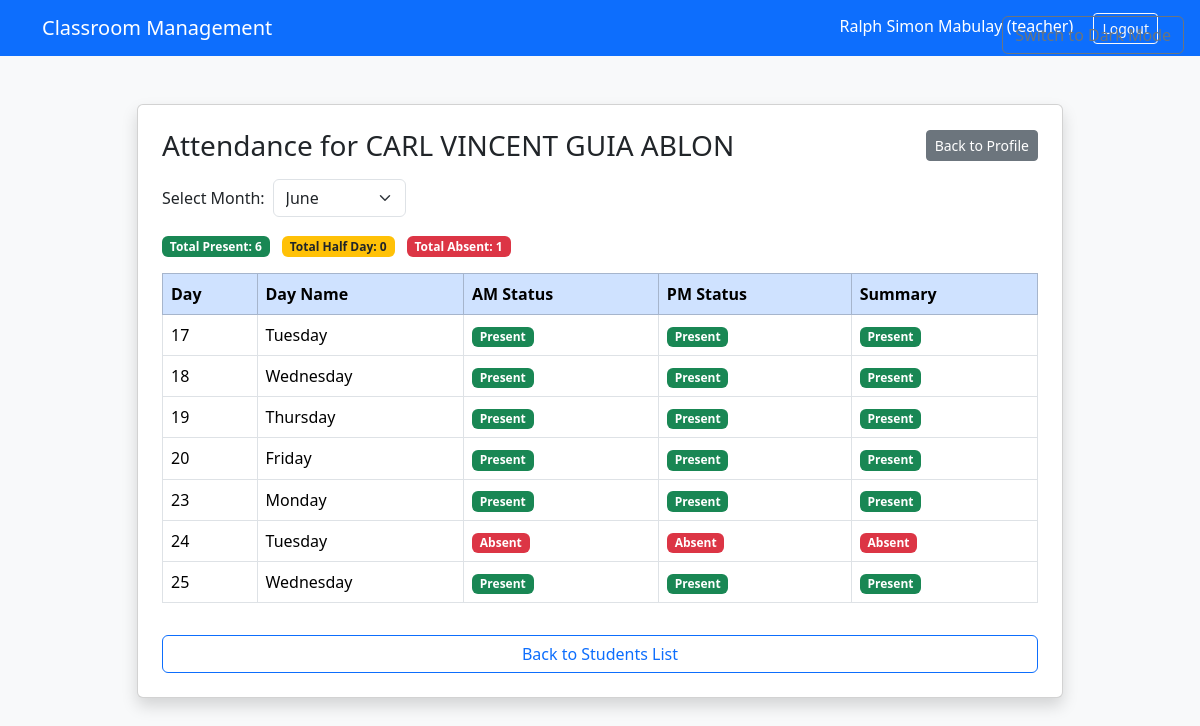
/student_attendance.php?lrn=847193650214 (signed in), run on the app's committed database.
### tables this page shows
CREATE TABLE `tbl_students` (
  `id` int(11) NOT NULL AUTO_INCREMENT,
  `lrn` varchar(12) NOT NULL,
  `first_name` varchar(50) NOT NULL,
  `last_name` varchar(50) NOT NULL,
  `birthdate` date NOT NULL,
  `gender` enum('Male','Female') NOT NULL,
  `address` varchar(255) DEFAULT NULL,
  `grade_level` varchar(10) DEFAULT NULL,
  `section` varchar(50) DEFAULT NULL,
  `contact_number` varchar(20) DEFAULT NULL,
  `guardian_name` varchar(100) DEFAULT NULL,
  `profile_picture` varchar(255) DEFAULT NULL,
  PRIMARY KEY (`id`),
  UNIQUE KEY `lrn` (`lrn`)
);

CREATE TABLE `tbl_attendance_raw` (
  `id` int(11) NOT NULL AUTO_INCREMENT,
  `student_id` int(11) NOT NULL,
  `school_year` varchar(9) NOT NULL,
  `month` varchar(15) NOT NULL,
  `day` int(11) NOT NULL,
  `day_name` enum('Monday','Tuesday','Wednesday','Thursday','Friday') NOT NULL,
  `am_status` enum('Present','Absent') DEFAULT 'Absent',
  `pm_status` enum('Present','Absent') DEFAULT 'Absent',
  `is_tardy` tinyint(1) DEFAULT 0,
  `date_recorded` datetime DEFAULT current_timestamp(),
  PRIMARY KEY (`id`),
  KEY `student_id` (`student_id`),
  CONSTRAINT `tbl_attendance_raw_ibfk_1` FOREIGN KEY (`student_id`) REFERENCES `tbl_students` (`id`)
);

### student_attendance.php (the view, shortened to what this page needs)
<?php
require 'db_connect.php';
$student_lrn = isset($_GET['lrn']) ? $_GET['lrn'] : '';
$month = isset($_GET['month']) ? $_GET['month'] : date('F');
$stmt = $pdo->prepare("SELECT * FROM tbl_students WHERE lrn = ?");
$stmt->execute([$student_lrn]);
$student = $stmt->fetch();
$stmt = $pdo->prepare("SELECT day, day_name, am_status, pm_status FROM tbl_attendance_raw WHERE student_id = ? AND month = ? ORDER BY day ASC");
$stmt->execute([$student['id'], $month]);
$attendance = $stmt->fetchAll();
$total_present = 0;
$total_halfday = 0;
$total_absent = 0;
foreach ($attendance as $row) {
    if ($row['am_status'] === 'Present' && $row['pm_status'] === 'Present') {
        $total_present++;
    } elseif (
        ($row['am_status'] === 'Absent' && $row['pm_status'] === 'Present') ||
        ($row['am_status'] === 'Present' && $row['pm_status'] === 'Absent')
    ) {
        $total_halfday++;
    } elseif ($row['am_status'] === 'Absent' && $row['pm_status'] === 'Absent') {
        $total_absent++;
    }
}
$months = [
    'June', 'July', 'August', 'September', 'October', 'November',
    'December', 'January', 'February', 'March', 'April'
];
?>
<!DOCTYPE html>
<html>
<head>
    <link href="https://cdn.jsdelivr.net/npm/bootstrap@5.3.3/dist/css/bootstrap.min.css" rel="stylesheet">
</head>
<body class="bg-light">
    <nav class="navbar navbar-expand-lg navbar-dark bg-primary">
        <div class="container">
            <a class="navbar-brand" href="index.php">Classroom Management</a>
            <div class="ms-auto">
                <span class="navbar-text text-white me-3">
                    <?= htmlspecialchars($_SESSION['full_name']) ?> (<?= htmlspecialchars($_SESSION['role']) ?>)
                </span>
                <a href="logout.php" class="btn btn-outline-light btn-sm">Logout</a>
            </div>
        </div>
    </nav>
    <div class="container py-5">
        <div class="row justify-content-center">
            <div class="col-lg-10">
                <div class="card shadow p-4">
                    <div class="d-flex justify-content-between align-items-center mb-3">
                        <h3 class="mb-0">Attendance for <?= htmlspecialchars($student['first_name'] . ' ' . $student['last_name']) ?></h3>
                        <div>
                            <a href="student_profile.php?lrn=<?= urlencode($student['lrn']) ?>" class="btn btn-secondary btn-sm">Back to Profile</a>
                        </div>
                    </div>
                    <form method="get" class="mb-3">
                        <div class="row g-2 align-items-center">
                            <div class="col-auto">
                                <label for="month" class="col-form-label">Select Month:</label>
                            </div>
                            <div class="col-auto">
                                <select name="month" id="month" class="form-select" onchange="this.form.submit()">
                                    <?php foreach ($months as $m): ?>
                                        <option value="<?= $m ?>" <?= $month === $m ? 'selected' : '' ?>><?= $m ?></option>
                                    <?php endforeach; ?>
                                </select>
                            </div>
                        </div>
                    </form>
                    <div class="table-responsive">
                        <div class="mb-3">
                            <span class="badge bg-success me-2">Total Present: <?= $total_present ?></span>
                            <span class="badge bg-warning text-dark me-2">Total Half Day: <?= $total_halfday ?></span>
                            <span class="badge bg-danger">Total Absent: <?= $total_absent ?></span>
                        </div>
                        <table class="table table-bordered table-hover align-middle">
                            <thead class="table-primary">
                                <tr>
                                    <th>Day</th>
                                    <th>Day Name</th>
                                    <th>AM Status</th>
                                    <th>PM Status</th>
                                    <th>Summary</th>
                                </tr>
                            </thead>
                            <tbody>
                                <?php if (count($attendance) > 0): ?>
                                    <?php foreach ($attendance as $row): ?>
                                        <tr>
                                            <td><?= htmlspecialchars($row['day']) ?></td>
                                            <td><?= htmlspecialchars($row['day_name']) ?></td>
                                            <td>
                                                <span class="badge bg-<?= $row['am_status'] === 'Present' ? 'success' : ($row['am_status'] === 'Tardy' ? 'warning text-dark' : 'danger') ?>">
                                                    <?= htmlspecialchars($row['am_status']) ?>
                                                </span>
                                            </td>
                                            <td>
                                                <span class="badge bg-<?= $row['pm_status'] === 'Present' ? 'success' : ($row['pm_status'] === 'Tardy' ? 'warning text-dark' : 'danger') ?>">
                                                    <?= htmlspecialchars($row['pm_status']) ?>
                                                </span>
                                            </td>
                                            <td>
                                                <?php
                                                if ($row['am_status'] === 'Present' && $row['pm_status'] === 'Present') {
                                                    echo '<span class="badge bg-success">Present</span>';
                                                } elseif (
                                                    ($row['am_status'] === 'Absent' && $row['pm_status'] === 'Present') ||
                                                    ($row['am_status'] === 'Present' && $row['pm_status'] === 'Absent')
                                                ) {
                                                    echo '<span class="badge bg-warning text-dark">Half Day</span>';
                                                } elseif ($row['am_status'] === 'Absent' && $row['pm_status'] === 'Absent') {
                                                    echo '<span class="badge bg-danger">Absent</span>';
                                                } else {
                                                    echo '<span class="badge bg-secondary">N/A</span>';
                                                }
                                                ?>
                                            </td>
                                        </tr>
                                    <?php endforeach; ?>
                                <?php else: ?>
                                    <tr>
                                        <td colspan="5" class="text-center">No attendance records found for this month.</td>
                                    </tr>
                                <?php endif; ?>
                            </tbody>
                        </table>
                    </div>
                    <a href="students.php" class="btn btn-outline-primary mt-3">Back to Students List</a>
                </div>
            </div>
        </div>
    </div>
    <button id="theme-toggle" class="btn btn-outline-secondary position-fixed" style="top: 1rem; right: 1rem; z-index: 1050;">
    </button>
</body>
</html>

### data on the page
tbl_students: first_name+last_name "CARL VINCENT GUIA ABLON"
tbl_attendance_raw: day "17", day_name "Tuesday", am_status "Present", pm_status "Present"
tbl_attendance_raw: day "18", day_name "Wednesday", am_status "Present", pm_status "Present"
tbl_attendance_raw: day "19", day_name "Thursday", am_status "Present", pm_status "Present"
tbl_attendance_raw: day "20", day_name "Friday", am_status "Present", pm_status "Present"
tbl_attendance_raw: day "23", day_name "Monday", am_status "Present", pm_status "Present"
tbl_attendance_raw: day "24", day_name "Tuesday", am_status "Absent", pm_status "Absent"
tbl_attendance_raw: day "25", day_name "Wednesday", am_status "Present", pm_status "Present"

### other printed values
$_SESSION['full_name'] "Ralph Simon Mabulay"
$_SESSION['role'] "teacher"
$total_present "6"
$total_halfday "0"
$total_absent "1"
form field month "June"
